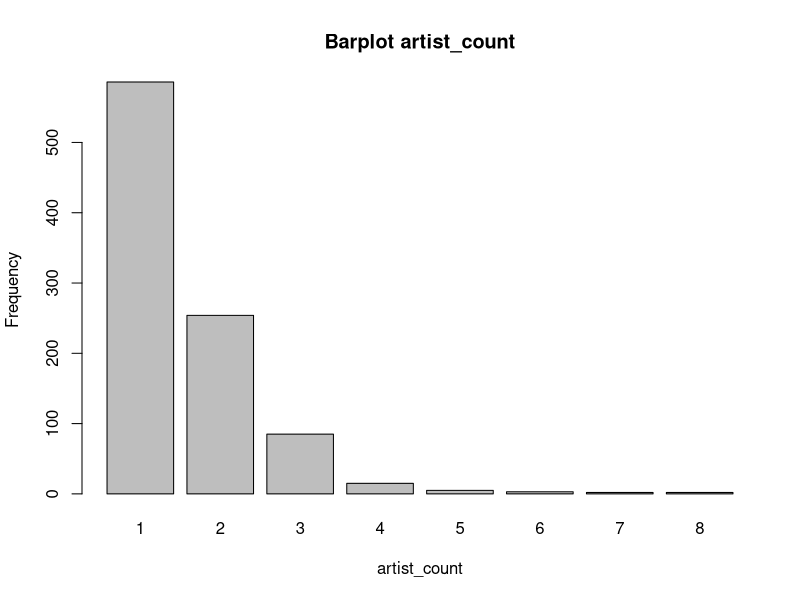

Write R code to recreate this figure. (Note: this script raises an error after producing the figure.)


################################# Datenbereinigung ###################################


spotify_songs <- read.csv("spotify-2023.csv", encoding="latin1") # dataframe mit csv von kaggle
spotify_songs_cleaned <- data.frame() # leeres Dataframe, in welchem die "bereinigten" Prädiktoren abgelegt werden


summary(spotify_songs) # Summary des Datasets
str(spotify_songs) # Struktur des Datasets

sapply(spotify_songs, function(x) sum(is.nan(x))) # gibt Spaltenweise Anzahl NaN's zurück -> keine
sapply(spotify_songs, function(x) sum(is.na(x))) # gibt Spaltenweise Anzahl Na's zurück -> keine
sapply(spotify_songs, function(x) sum(x == "")) # gibt Spaltenweise Anzahl leerer Strings zurück zurück -> key = 95
sapply(spotify_songs, function(x) grep("ï¿½", x)) # gibt Spaltenweise Indices der Einträge mit fehlerhaftem Encoding zurück zurück -> track_name und artist.s._name 

#### 1. Inkonsistente, Fehlerhafte, Missing Daten dokumentieren ####

# track_name          : chr -> drop, da aufwändig um numerisch zu verwenden und encoding von ausländischen Artisten "verhauen" 
# artist.s._name      : chr -> ersetzen mit: streams/artist/Monat (zuerst muss encoding gefixt werden)
# artist_count        : int -> belassen, keine missings und bereits numerisch
# released_year       : int -> umwandeln in numerischen Wert (2023 - released_year) -> Wie lange gibt es den Song schon
# released_month      : int -> belasssen bereits numerisch und keine missings
# released_day        : int -> vorerst belassen -> Einführung Prädiktor "weekday"
# in_spotify_playlists: int -> belassen  
# in_spotify_charts   : int -> vorerst belassen (Recherche, was es genau ist)
# streams             : chr -> ZIELVARIABLE! numerisch konvertieren
# in_apple_playlists  : int -> belassen und verwenden
# in_apple_charts     : int -> belassen und verwenden
# in_deezer_playlists : chr -> numerisch konvertieren und verwenden 
# in_deezer_charts    : int -> belassen und verwenden 
# in_shazam_charts    : chr -> numerisch konvertieren und verwenden; missings 
# bpm                 : int -> verwenden und belassen
# key                 : chr -> numerisch konvertieren (encoden) und verwenden
# mode                : chr -> numerisch konvertieren (encoden) und verwenden 
# danceability_.      : int -> verwenden und belassen
# valence_.           : int -> Recherche was es ist. ggf. verwenden und belassen 
# energy_.            : int -> verwenden und belassen
# acousticness_.      : int -> verwenden und belassen 
# instrumentalness_.  : int -> evtl. verwerfen, da praktisch alle Werte = 0
# liveness_.          : int -> verwenden und belassen 
# speechiness_.       : int -> verwenden und belassen


#### 2. Inkonsistente, Fehlerhafte, Missing Daten bereinigen ####

## streams -> ZIELVARIABLE! numerisch konvertieren
spotify_songs$streams <- as.numeric(spotify_songs$streams)
sum(is.na(spotify_songs$streams)) # missings erkennen -> 1
spotify_songs <-spotify_songs[-575,] # wenn Index bekannt so löschen
sum(is.na(spotify_songs$streams)) # missings erkennen -> 0

# streams dem "cleanded" dataframe hinzufügen
spotify_songs_cleaned <- data.frame(streams = spotify_songs$streams)

## track_name -> drop, da aufwändig um numerisch zu verwenden und encoding von ausländischen Artisten "verhauen"
indices_with_encoding_errors <-grep("ï¿½", spotify_songs$track_name)
values_with_encoding_errors <- spotify_songs$track_name[indices_with_encoding_errors]
values_with_encoding_errors # alle spotify_songs$artist.s._name mit encoding errors (58 Outputs)
spotify_songs$track_name <- NULL # erst entfernen, wenn artist.s._name cleaned ist


## artist.s._name -> vorerst behalten und versuchen zu bereinigung (encoding fixen)
# mittels web scraping versuchen die Streams pro artist pro Monat zu ermitteln; sind in einem track_name 
# mehrere artisten beteiligt -> Mittelwert verwenden
spotify_songs$artist.s._name
sum(is.na(spotify_songs$artist.s._name)) # missings erkennen -> 0
Encoding(spotify_songs$artist.s._name) # viele "unknowns" -> encoding kann nicht angepasst werden -> manuelle Korrektur

indices_with_encoding_errors <-grep("ï¿½", spotify_songs$artist.s._name)
values_with_encoding_errors <- spotify_songs$artist.s._name[indices_with_encoding_errors]
values_with_encoding_errors # alle spotify_songs$artist.s._name mit encoding errors (40 Outputs)

# Manuelle Korrektur
spotify_songs$artist.s._name <- replace(spotify_songs$artist.s._name, spotify_songs$artist.s._name == "Mï¿½ï¿½ne", "Måneskin")
spotify_songs$artist.s._name <- replace(spotify_songs$artist.s._name, spotify_songs$artist.s._name == "Michael Bublï¿", "Michael Bublé")
spotify_songs$artist.s._name <- replace(spotify_songs$artist.s._name, spotify_songs$artist.s._name == "Quevedo, La Pantera, Juseph, Cruz Cafunï¿½ï¿½, Bï¿½ï¿½jo, Abhir Hathi", "Quevedo, La Pantera, Juseph, Cruz Cafuné, Bejo, Abhir Hathi")
spotify_songs$artist.s._name <- replace(spotify_songs$artist.s._name, spotify_songs$artist.s._name == "Rauw Alejandro, ROSALï¿½", "Rauw Alejandro, Rosalía")
spotify_songs$artist.s._name <- replace(spotify_songs$artist.s._name, spotify_songs$artist.s._name == "Rï¿½ï", "Rema")
spotify_songs$artist.s._name <- replace(spotify_songs$artist.s._name, spotify_songs$artist.s._name == "Rï¿½ï¿½ma, Selena G", "Rema, Selena G")  
spotify_songs$artist.s._name <- replace(spotify_songs$artist.s._name, spotify_songs$artist.s._name == "Rich The Kid, Matuï¿", "Rich The Kid, Matuê")
spotify_songs$artist.s._name <- replace(spotify_songs$artist.s._name, spotify_songs$artist.s._name == "ROSALï¿½", "Rosalía")
spotify_songs$artist.s._name <- replace(spotify_songs$artist.s._name, spotify_songs$artist.s._name == "Schï¿½ï¿½rze, DJ R", "Schürze, DJ Robin")
spotify_songs$artist.s._name <- replace(spotify_songs$artist.s._name, spotify_songs$artist.s._name == "Sebastian Yatra, Manuel Turizo, Beï¿½ï", "Sebastian Yatra, Manuel Turizo, Beéle")
spotify_songs$artist.s._name <- replace(spotify_songs$artist.s._name, spotify_songs$artist.s._name == "Semicenk, Doï¿½ï¿½u ", "Semicenk, Doğu Swag")                                
spotify_songs$artist.s._name <- replace(spotify_songs$artist.s._name, spotify_songs$artist.s._name == "The Weeknd, ROSALï¿½", "The Weeknd, Rosalía")
spotify_songs$artist.s._name <- replace(spotify_songs$artist.s._name, spotify_songs$artist.s._name == "Tiï¿½ï¿", "Tiësto")
spotify_songs$artist.s._name <- replace(spotify_songs$artist.s._name, spotify_songs$artist.s._name == "Tiï¿½ï¿½sto, Ava", "Tiësto, Ava")
spotify_songs$artist.s._name <- replace(spotify_songs$artist.s._name, spotify_songs$artist.s._name == "Tiï¿½ï¿½sto, Kar", "Tiësto, Karol G")
spotify_songs$artist.s._name <- replace(spotify_songs$artist.s._name, spotify_songs$artist.s._name == "Tiï¿½ï¿½sto, Tate M", "Tiësto, Tate McRae")
spotify_songs$artist.s._name <- replace(spotify_songs$artist.s._name, spotify_songs$artist.s._name == "Wisin & Yandel, ROSALï¿½", "Wisin & Yandel, Rosalía")
spotify_songs$artist.s._name <- replace(spotify_songs$artist.s._name, spotify_songs$artist.s._name == "Xamï¿½ï¿½, Gustah, Neo B", NA) # -> droppen
spotify_songs$artist.s._name <- replace(spotify_songs$artist.s._name, spotify_songs$artist.s._name == "Zï¿½ï¿½ Fe", "Zé Felipe")
spotify_songs$artist.s._name <- replace(spotify_songs$artist.s._name, spotify_songs$artist.s._name == "Zï¿½ï¿½ Neto & Crist", "Zé Neto e Cristiano")
spotify_songs$artist.s._name <- replace(spotify_songs$artist.s._name, spotify_songs$artist.s._name == "Matuï¿½ï¿½, Wiu, ", "Matuê, Teto, WIU")
spotify_songs$artist.s._name <- replace(spotify_songs$artist.s._name, spotify_songs$artist.s._name == "Marï¿½ï¿½lia Mendonï¿½ï¿½a, Maiara &", "Marília Mendonça, Maiara & Maraisa")
spotify_songs$artist.s._name <- replace(spotify_songs$artist.s._name, spotify_songs$artist.s._name == "Marï¿½ï¿½lia Mendonï¿½ï¿½a, Hugo & G", "Marília Mendonça, Hugo & Guilherme")
spotify_songs$artist.s._name <- replace(spotify_songs$artist.s._name, spotify_songs$artist.s._name == "Marï¿½ï¿½lia Mendonï¿½ï¿½a, George Henrique &", "Marília Mendonça, George Henrique & Rodrigo")
spotify_songs$artist.s._name <- replace(spotify_songs$artist.s._name, spotify_songs$artist.s._name == "Marï¿½ï¿½lia Mendo", "Marília Mendonça")
spotify_songs$artist.s._name <- replace(spotify_songs$artist.s._name, spotify_songs$artist.s._name == "Luï¿½ï¿½sa Sonza, MC Frog, Dj Gabriel do Borel, Davi K", "Luísa Sonza, MC Frog, Dj Gabriel do Borel, Davi K")
spotify_songs$artist.s._name <- replace(spotify_songs$artist.s._name, spotify_songs$artist.s._name == "Luciano, Aitch, Bï¿½", "Luciano, Aitch, BIA")
spotify_songs$artist.s._name <- replace(spotify_songs$artist.s._name, spotify_songs$artist.s._name == "Kendrick Lamar, Beyoncï¿", "Kendrick Lamar, Beyoncé")
spotify_songs$artist.s._name <- replace(spotify_songs$artist.s._name, spotify_songs$artist.s._name == "Justin Quiles, Lenny Tavï¿½ï¿½rez, BL", "Justin Quiles, Lenny Tavarez, BL")
spotify_songs$artist.s._name <- replace(spotify_songs$artist.s._name, spotify_songs$artist.s._name == "Junior H, Eden Muï¿½ï", "Junior H, Eden Muñoz")
spotify_songs$artist.s._name <- replace(spotify_songs$artist.s._name, spotify_songs$artist.s._name == "Josï¿½ï¿½ Felic", "José Feliciano")
spotify_songs$artist.s._name <- replace(spotify_songs$artist.s._name, spotify_songs$artist.s._name == "Jordan Fisher, Josh Levi, Finneas O'Connell, 4*TOWN (From Disney and Pixarï¿½ï¿½ï¿½s Turning Red), Topher Ngo, Grayson Vill", "Jordan Fisher, Josh Levi, Finneas O'Connell, 4*TOWN (From Disney and Pixar's Turning Red), Topher Ngo, Grayson Vill")
spotify_songs$artist.s._name <- replace(spotify_songs$artist.s._name, spotify_songs$artist.s._name == "Jasiel Nuï¿½ï¿½ez, Peso P", "Jasiel Nuñez, Peso P")
spotify_songs$artist.s._name <- replace(spotify_songs$artist.s._name, spotify_songs$artist.s._name == "Eden Muï¿½ï", "Eden Muñoz")
spotify_songs$artist.s._name <- replace(spotify_songs$artist.s._name, spotify_songs$artist.s._name == "Dj LK da Escï¿½ï¿½cia, Tchakabum, mc jhenny, M", "Dj LK da Escócia,Tchakabum, MC Ryan SP, mc jhenny")
spotify_songs$artist.s._name <- replace(spotify_songs$artist.s._name, spotify_songs$artist.s._name == "Bomba Estï¿½ï¿½reo, Bad B", "Bomba Estéreo, Bad Bunny")
spotify_songs$artist.s._name <- replace(spotify_songs$artist.s._name, spotify_songs$artist.s._name == "Bad Bunny, The Marï¿½ï", "Bad Bunny, The Marías")
spotify_songs$artist.s._name <- replace(spotify_songs$artist.s._name, spotify_songs$artist.s._name == "Arcangel, De La Ghetto, Justin Quiles, Lenny Tavï¿½ï¿½rez, Sech, Dalex, Dimelo Flow, Rich Music", "Arcangel, De La Ghetto, Justin Quiles, Lenny Tavárez, Sech, Dalex, Dimelo Flow, Rich Music")
spotify_songs$artist.s._name <- replace(spotify_songs$artist.s._name, spotify_songs$artist.s._name == "Beyoncï¿", "Beyoncé")


indices_with_encoding_errors <-grep("ï¿½", spotify_songs$artist.s._name)
values_with_encoding_errors <- spotify_songs$artist.s._name[indices_with_encoding_errors]
values_with_encoding_errors # alle spotify_songs$artist.s._name mit encoding errors (0 outputs verbleibend)

#Falls nach cleaning neues csv benötigt wird:

# write.csv(spotify_songs, "spotify-2023_cleaned.csv", row.names = FALSE)

## artist_count -> belassen, keine missings und bereits numerisch
spotify_songs$artist_count
sum(is.na(spotify_songs$artist_count)) # missings erkennen -> 0
barplot(table(spotify_songs$artist_count), main="Barplot artist_count", xlab="artist_count", ylab="Frequency")

# artist_count dem "cleaned dataframe" hinzufügen
spotify_songs_cleaned["artist_count"] <- data.frame(artist_count = spotify_songs$artist_count)

# released_day -> z. B. Datum zusammenfügen und den Wochentag daraus extrahieren 
# ???? Ansatz unten: Released Datum aus year, month und day zusammensetzen; weekday eruieren und numerisch konvertieren
spotify_songs$released_date <- as.Date(paste(spotify_songs$released_year, spotify_songs$released_month, spotify_songs$released_day, sep="-"), format="%Y-%m-%d")
spotify_songs$released_weekday <- weekdays(spotify_songs$released_date)
spotify_songs$released_weekday
day_mapping <- c("Montag" = 1, "Dienstag" = 2, "Mittwoch" = 3, "Donnerstag" = 4, "Freitag" = 5, "Samstag" = 6, "Sonntag" = 7)
spotify_songs$released_weekday <- as.numeric(day_mapping[spotify_songs$released_weekday])
spotify_songs$released_weekday
sum(is.na(spotify_songs$released_weekday)) # missings erkennen -> 0

# plot
barplot(table(spotify_songs$released_weekday), main="Barplot weekday", xlab="weekday", ylab="Frequency")
# spotify_songs$released_date <- NULL # -> zusammengesetztes release_date wieder entfernen

# released_weekday dem "cleaned dataframe" hinzufügen
spotify_songs_cleaned["released_weekday"] <- data.frame(released_weekday = spotify_songs$released_weekday)

## released_year -> umwandeln in numerischen Wert (2023 - released_year) -> Wie lange gibt es den Song schon
spotify_songs$years_since_release <- 2023 - spotify_songs$released_year
sum(is.na(spotify_songs$years_since_release)) # missings erkennen -> 0
spotify_songs$years_since_release
hist(spotify_songs$years_since_release)

# years_since_release dem "cleaned dataframe" hinzufügen
spotify_songs_cleaned["years_since_release"] <- data.frame(years_since_release = spotify_songs$years_since_release)


## released_month -> belasssen bereits numerisch und keine missings
spotify_songs$released_month
sum(is.na(spotify_songs$released_month)) # missings erkennen -> 0
barplot(table(spotify_songs$released_month), main="Barplot released_month", xlab="Month", ylab="Frequency")

# released_month dem "cleaned dataframe" hinzufügen
spotify_songs_cleaned["released_month"] <- data.frame(released_month = spotify_songs$released_month)


## in_spotify_playlists -> belassen
spotify_songs$in_spotify_playlists
sum(is.na(spotify_songs$in_spotify_playlists)) # missings erkennen -> 0
hist(spotify_songs$in_spotify_playlists) # rechtsschief -> Transformierung mittels Log() sinnvoll?

hist(log(spotify_songs$in_spotify_playlists))
qqnorm(log(spotify_songs$in_spotify_playlists))
qqline(log(spotify_songs$in_spotify_playlists), col = "red")

# log(in_spotify_playlists) dem "cleaned dataframe" hinzufügen
spotify_songs_cleaned["in_spotify_playlists"] <- data.frame(in_spotify_playlists = log(spotify_songs$in_spotify_playlists))

# in_spotify_charts -> vorerst belassen (Recherche, was es genau ist)
spotify_songs$in_spotify_charts
sum(is.na(spotify_songs$in_spotify_charts)) # missings erkennen -> 0
hist(spotify_songs$in_spotify_charts) # rechtsschief -> Transformierung mittels Log() sinnvoll?
hist(log(spotify_songs$in_spotify_charts))

# log(in_spotify_charts) dem "cleaned dataframe" hinzufügen
spotify_songs_cleaned["in_spotify_charts"] <- data.frame(in_spotify_charts = log(spotify_songs$in_spotify_charts))

## in_apple_playlists -> belassen und verwenden
spotify_songs$in_apple_playlists
sum(is.na(spotify_songs$in_apple_playlists)) # missings erkennen -> 0
hist(spotify_songs$in_apple_playlists) # rechtsschief -> Transformierung mittels Log() sinnvoll?
hist(log(spotify_songs$in_apple_playlists))

# log(in_apple_playlists) dem "cleaned dataframe" hinzufügen
spotify_songs_cleaned["in_apple_playlists"] <- data.frame(in_apple_playlists = log(spotify_songs$in_apple_playlists))


## in_apple_charts -> belassen und verwenden
spotify_songs$in_apple_charts
sum(is.na(spotify_songs$in_apple_charts)) # missings erkennen -> 0
hist(spotify_songs$in_apple_charts)

# in_apple_charts dem "cleaned dataframe" hinzufügen
spotify_songs_cleaned["in_apple_charts"] <- data.frame(in_apple_charts = spotify_songs$in_apple_charts)

## in_deezer_playlists -> numerisch konvertieren und verwenden
sum(is.na(spotify_songs$in_deezer_playlists)) # missings erkennen -> 0
spotify_songs$in_deezer_playlists # -> enthält Werte > 1000, welche jedoch als z. B. 1,959 erfasst wurden
spotify_songs$in_deezer_playlists <- gsub(",", "", spotify_songs$in_deezer_playlists) # ersetzt "," durch ""
spotify_songs$in_deezer_playlists <- as.numeric(spotify_songs$in_deezer_playlists)
spotify_songs$in_deezer_playlists[is.na(spotify_songs$in_deezer_playlists)] # keine NA's mehr

hist(spotify_songs$in_deezer_playlists) # rechtsschief -> Transformierung mittels Log() sinnvoll?
hist(log(spotify_songs$in_deezer_playlists))

# log(in_deezer_playlists) dem "cleaned dataframe" hinzufügen
spotify_songs_cleaned["in_deezer_playlists"] <- data.frame(in_deezer_playlists = log(spotify_songs$in_deezer_playlists))


## in_deezer_charts -> belassen und verwenden
spotify_songs$in_deezer_charts
sum(is.na(spotify_songs$in_deezer_charts)) # missings erkennen -> 0
hist(spotify_songs$in_deezer_charts) # rechtsschief -> Transformierung mittels Log() sinnvoll?
hist(log(spotify_songs$in_deezer_charts))

# log(in_deezer_charts) dem "cleaned dataframe" hinzufügen
spotify_songs_cleaned["in_deezer_charts"] <- data.frame(in_deezer_charts = log(spotify_songs$in_deezer_charts))

## in_shazam_charts -> numerisch konvertieren und verwenden; missings
spotify_songs$in_shazam_charts # -> enthält Werte > 1000, welche jedoch als z. B. 1,959 erfasst wurden
spotify_songs$in_shazam_charts <- gsub(",", "", spotify_songs$in_shazam_charts)
spotify_songs$in_shazam_charts <- as.numeric(spotify_songs$in_shazam_charts)
spotify_songs$in_shazam_charts[is.na(spotify_songs$in_shazam_charts)] # viele NA's
sum(is.na(spotify_songs$in_shazam_charts))  # missings erkennen -> 50
# Wie NA's handeln??? unten Variante mit median
spotify_songs$in_shazam_charts[is.na(spotify_songs$in_shazam_charts)] <-round(median(spotify_songs$in_shazam_charts, na.rm = TRUE))
hist(spotify_songs$in_shazam_charts) # rechtsschief -> Transformierung mittels Log() sinnvoll?
hist(log(spotify_songs$in_shazam_charts))

# log(in_shazam_charts) dem "cleaned dataframe" hinzufügen
spotify_songs_cleaned["in_shazam_charts"] <- data.frame(in_shazam_charts = log(spotify_songs$in_shazam_charts))


## bpm -> verwenden und belassen
spotify_songs$bpm
sum(is.na(spotify_songs$bpm))  # missings erkennen -> 0
hist(spotify_songs$bpm)
qqnorm(spotify_songs$bpm)
qqline(spotify_songs$bpm, col = "red")

# bpm dem "cleaned dataframe" hinzufügen
spotify_songs_cleaned["bpm"] <- data.frame(bpm = spotify_songs$bpm)


## key -> numerisch konvertieren (encoden) und verwenden
spotify_songs$key # -> enthält leere Strings ""
sum(spotify_songs$key == "")  # 95 leere Strings
#key_value <- as.character(names(sort(table(spotify_songs$key), decreasing=TRUE)[1])) # ermittelt häfigst verwendeter Key
spotify_songs$key[spotify_songs$key == ""] <- "Keine Angabe" # -> setzt den ermittelten key für den leeren String ein

factor_column_key <- as.factor(spotify_songs$key) # faktorisiert den key
levels(factor_column_key) # 1 - 11 : "A"  "A#" "B"  "C#" "D"  "D#" "E"  "F"  "F#" "G"  "G#" "Keine Angabe"
spotify_songs$key <- as.factor(spotify_songs$key)
barplot(table(spotify_songs$key), main="Barplot key", xlab="Key", ylab="Frequency")
spotify_songs$key <- as.numeric(spotify_songs$key)

# key dem "cleaned dataframe" hinzufügen
spotify_songs_cleaned["key"] <- data.frame(key = spotify_songs$key)


## mode -> numerisch konvertieren (encoden) und verwenden
spotify_songs$mode
sum(is.na(spotify_songs$mode))  # missings erkennen -> 0
spotify_songs$mode <-ifelse(spotify_songs$mode == "Minor", 1, 0)
barplot(table(spotify_songs$mode), main="Barplot mode", xlab="Mode", ylab="Frequency", names.arg=c("Major", "Minor"), col=c("blue", "red"))


# mode dem "cleaned dataframe" hinzufügen
spotify_songs_cleaned["mode"] <- data.frame(mode = spotify_songs$mode)


## danceability_. -> verwenden und belassen
spotify_songs$danceability_.
sum(is.na(spotify_songs$danceability_.))  # missings erkennen -> 0
hist(spotify_songs$danceability_.)
qqnorm(spotify_songs$danceability_.)
qqline(spotify_songs$danceability_., col = "red")

# danceability_. dem "cleaned dataframe" hinzufügen
spotify_songs_cleaned["danceability_."] <- data.frame(danceability_. = spotify_songs$danceability_.)


## valence_. -> Recherche was es ist. ggf. verwenden und belassen
spotify_songs$valence_.
sum(is.na(spotify_songs$valence_.))  # missings erkennen -> 0
hist(spotify_songs$valence_.)
qqnorm(spotify_songs$valence_.)
qqline(spotify_songs$valence_., col = "red")


# valence_. dem "cleaned dataframe" hinzufügen
spotify_songs_cleaned["valence_."] <- data.frame(valence_. = spotify_songs$valence_.)

## energy_. -> verwenden und belassen
spotify_songs$energy_.
sum(is.na(spotify_songs$energy_.))  # missings erkennen -> 0
hist(spotify_songs$energy_.)
qqnorm(spotify_songs$energy_.)
qqline(spotify_songs$energy_., col = "red")

# energy_. dem "cleaned dataframe" hinzufügen
spotify_songs_cleaned["energy_."] <- data.frame(energy_. = spotify_songs$energy_.)


## acousticness_. -> verwenden und belassen
spotify_songs$acousticness_.
sum(is.na(spotify_songs$acousticness_.))  # missings erkennen -> 0
hist(spotify_songs$acousticness_.)
qqnorm(spotify_songs$acousticness_.)
qqline(spotify_songs$acousticness_., col = "red")

# acousticness_. dem "cleaned dataframe" hinzufügen
spotify_songs_cleaned["acousticness_."] <- data.frame(acousticness_. = spotify_songs$acousticness_.)


## instrumentalness_.-> evtl. verwerfen, da praktisch alle Werte = 0
spotify_songs$instrumentalness_.
sum(is.na(spotify_songs$instrumentalness_.))  # missings erkennen -> 0
sum(spotify_songs$instrumentalness_.== 0) # 865 Einträge mit dem Wert 0!!


## liveness_. -> verwenden und belassen
spotify_songs$liveness_.
sum(is.na(spotify_songs$liveness_.))  # missings erkennen -> 0
hist(spotify_songs$liveness_.) # rechtsschief -> Transformierung mittels Log() sinnvoll
hist(log(spotify_songs$liveness_.))
qqnorm(log(spotify_songs$liveness_.))
qqline(log(spotify_songs$liveness_.), col = "red")

# log(liveness_.) dem "cleaned dataframe" hinzufügen
spotify_songs_cleaned["liveness_."] <- data.frame(liveness_. = log(spotify_songs$liveness_.))


## speechiness_. -> verwenden und belassen
spotify_songs$speechiness_.
sum(is.na(spotify_songs$speechiness_.))  # missings erkennen -> 0
hist(spotify_songs$speechiness_.) # rechtsschief -> Transformierung mittels Log() sinnvoll
hist(log(spotify_songs$speechiness_.))
qqnorm(log(spotify_songs$speechiness_.))
qqline(log(spotify_songs$speechiness_.), col = "red")


# log(speechiness_.) dem "cleaned dataframe" hinzufügen
spotify_songs_cleaned["speechiness_."] <- data.frame(speechiness_. = log(spotify_songs$speechiness_.))


#### 3 Alle Werte "messbar" machen ######

# integriert in 2.

#### 4 Datentypen in R auf Korrektheit prüfen #####



###### Plausibilisierung #######

#### 1 Verteilung, Symmetrie, Ausreisser pro Prädiktor plotten und beschreiben #### 

spotify_songs$artist.s._name <- NULL # ACHTUNG: sobald artist.s._name numerisch , diese Zeile nicht mehr verwenden!


# Erstellt Plots für jeden Prädiktor (Histogramm, Dichteplot, QQ -Plot und BoxPlot)
create_plots <- function(predictor, spotify_songs) {
  par(mfrow=c(2, 2))
  
  # Histogramm
  hist(spotify_songs[[predictor]], main=paste("Histogramm für", predictor), col = "purple", xlab=predictor)
  
  # Dichteplot
  plot(density(spotify_songs[[predictor]], na.rm=TRUE), main=paste("Dichteplot für", predictor), col = "red",  xlab=predictor)
  
  # QQ-Plot
  qqnorm(spotify_songs[[predictor]], main=paste("QQ-Plot für", predictor))
  qqline(spotify_songs[[predictor]], col = "red")
  
  # Boxplot
  boxplot(spotify_songs[[predictor]], main=paste("Boxplot für", predictor), col = "blue", horizontal=TRUE)
}

# Anpassung der Ränder, wenn Screen zu klein
par(mar=c(3,3,2,2)) 

# Anwenden der Funktion auf jeden Prädiktor
lapply(names(spotify_songs_cleaned), create_plots, spotify_songs_cleaned)

#### 2 Alle Werte, wo notwendig transformieren #####

# Transformierungen anhand Plots in Betracht ziehen (Achtung durch Transformierungen kann die Interpretierbarkeit schwieriger werden)

# Mögliche Transformierungen:

# released_year -> Log / Sqrt    
# in_spotify_playlists -> Log / Sqrt 
# in_spotify_charts -> Log / Sqrt 
# streams  -> Log / Sqrt           
# in_apple_playlists -> Log / Sqrt 
# in_deezer_playlists -> Log / Sqrt 
# in_deezer_charts  -> Log / Sqrt 
# in_shazam_charts -> Log / Sqrt    
# acousticness_. -> Log / Sqrt    
# instrumentalness_.-> Log / Sqrt
# liveness_. -> Log / Sqrt  
# speechiness_. -> Log / Sqrt     


#### 3 Fehlende Variablen beschreiben #####

# Hat es fehlende Werte? 

# Wenn Dataset bereit für Modellbildung:

write.csv(spotify_songs_cleaned, "spotify-2023_cleaned.csv", row.names = FALSE)
